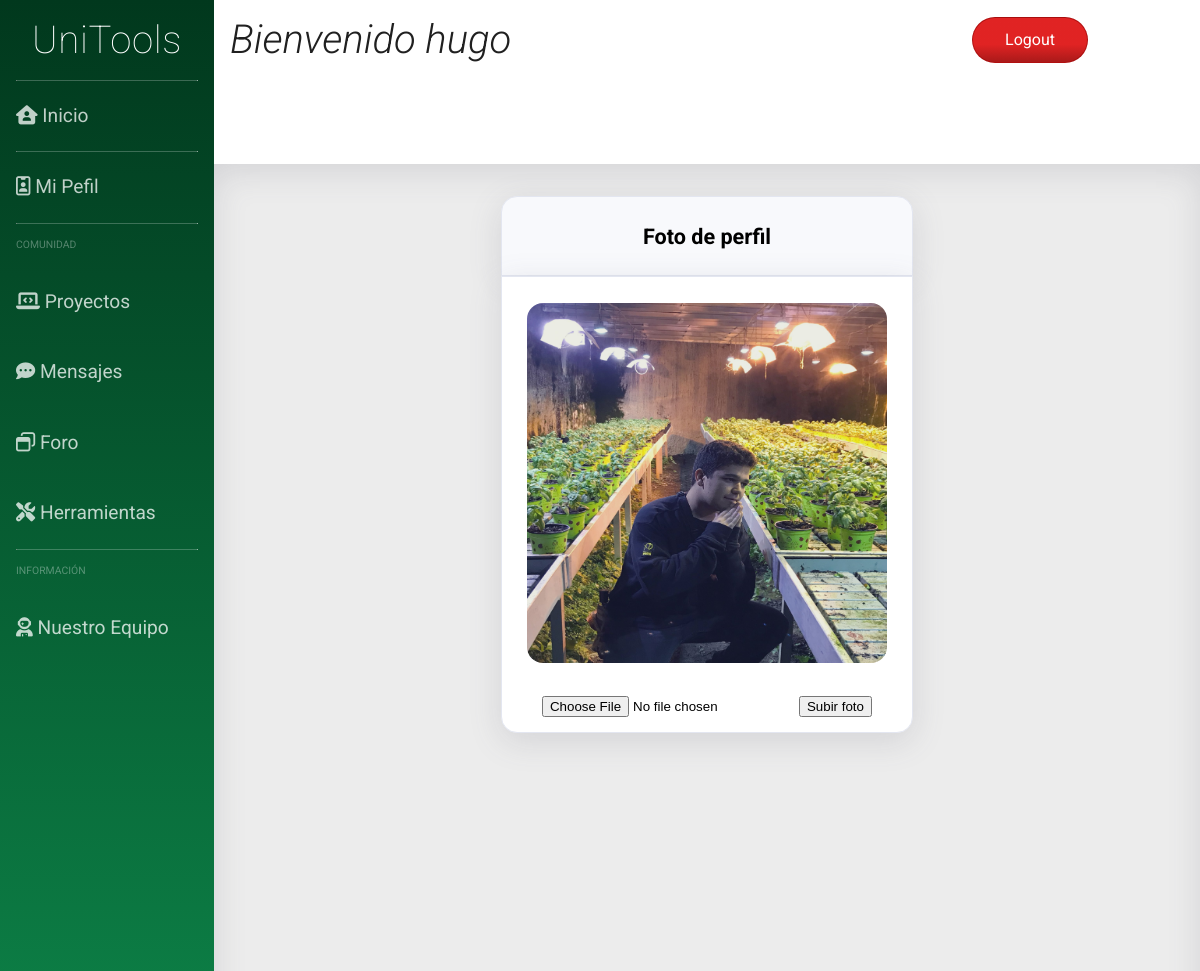
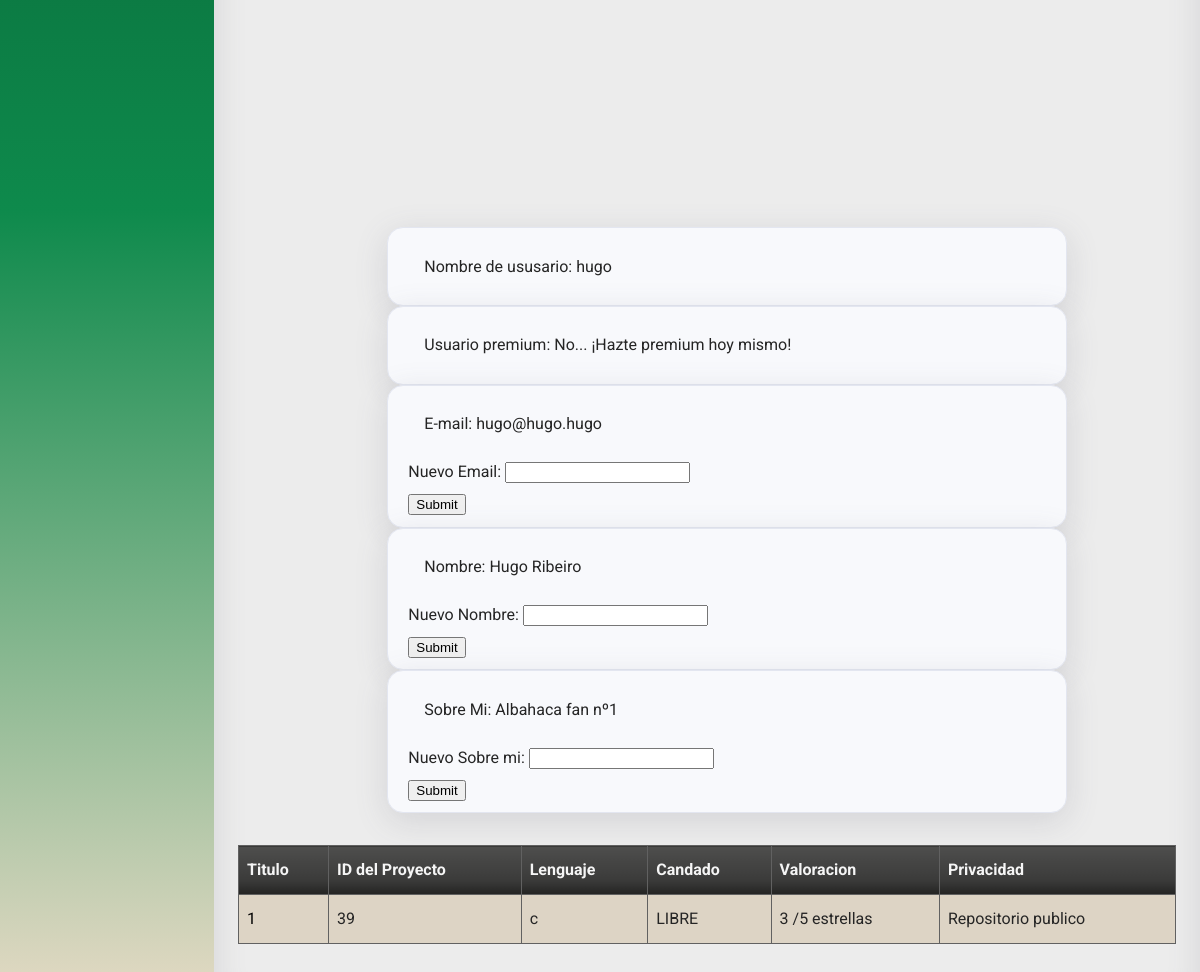
Screenshot of /perfil.php (signed in) with the database file from the repository (2 pictures, top to bottom).
### tables this page shows
CREATE TABLE `user` (
  `id_user` int(11) NOT NULL,
  `email` varchar(50) NOT NULL,
  `password` varchar(255) NOT NULL,
  `username` varchar(30) NOT NULL,
  `premium` tinyint(1) NOT NULL,
  `admin` tinyint(1) NOT NULL,
  `name` text NOT NULL,
  `aboutMe` text NOT NULL
);

CREATE TABLE `project` (
  `id` int(11) NOT NULL,
  `titulo` varchar(100) NOT NULL,
  `candado` tinyint(1) NOT NULL,
  `userId` int(11) NOT NULL,
  `estrellas` int(11) NOT NULL,
  `privado` tinyint(1) NOT NULL,
  `lenguaje` varchar(50) NOT NULL,
  `contenido` varchar(200) NOT NULL
);

### dao/dao_user.php (called while the page is built, shortened)
<?php
include_once('DAO.php');
include_once('user_class.php');
class DAOUsuario extends DAO {
	public function search_username($username){
		$sql = sprintf("SELECT * FROM user WHERE username = '" .$username. "'");
		if (!$this->ejecutarConsulta($sql))
			return null;
		else
		{
			$result = $this->ejecutarConsulta($sql);
			$user = new TOUser($result['id_user'],$result['email'],$result['password'],$result['username'],$result['premium'], $result['admin'], $result['name'], $result['aboutMe']);
			return $user;
		}
	}
}
?>

### dao/DAO.php (called while the page is built, shortened)
<?php
class DAO {
	public $conn;
	public function __construct() {
		if (!$this->conn){
			if(isset($_SESSION['admin']) && $_SESSION['admin']){
				$this->conn = mysqli_connect("localhost", "root", "", "unitoolsdb");
			}else{
				$this->conn = mysqli_connect("localhost", "Usuario", "User", "unitoolsdb");
			}
		}
	}
	public function ejecutarConsulta($query){
		$result = mysqli_query($this->conn, $query) or die($this->conn->error);
        $array = mysqli_fetch_assoc($result);
		return $array;
	}
	public function devolverConsulta($query){
		$result = mysqli_query($this->conn, $query) or die($this->conn->error);
		return $result;
	}
}
?>

### dao/user_class.php (called while the page is built, shortened)
<?php
class TOUser {
	private $email;
	private $premium;
	private $name;
	private $aboutMe;
	function __construct($userId='',$email='',$password='',$user_name='',$premium='', $admin='', $name='', $aboutMe=''){
		$this->email = $email;
		$this->premium = $premium;
		$this->name = $name;
		$this->aboutMe = $aboutMe;
	}
	public function get_email(){
		return $this->email;
	}
	public function get_premium(){
		return $this->premium;
	}
	public function get_name(){
		return $this->name;
	}
	public function get_aboutMe(){
		return $this->aboutMe;
	}
}
?>

### dao/project_class.php (called while the page is built, shortened)
<?php
class TOUproject {
	private $id;
	private $titulo;
	private $lenguaje;
  	private $candado;
	private $estrellas;
  function __construct($id='',$user='',$titulo='',$contenido='',$lenguaje='',$privado='',$candado='',$estrellas='')
  {
    $this->id = $id;
    $this->titulo = $titulo;
    $this->lenguaje = $lenguaje;
    $this->candado = $candado;
    $this->estrellas = $estrellas;
  }
  public function get_id(){
		return $this->id;
	}
	public function get_titulo(){
		return $this->titulo;
	}
	public function get_lenguaje(){
		return $this->lenguaje;
	}
  public function get_candado(){
		return $this->candado;
	}
  public function get_estrellas(){
		return $this->estrellas;
	}
 }

### dao/dao_project.php (called while the page is built, shortened)
<?php
include_once('DAO.php');
include_once('project_class.php');
class DAOproject extends DAO {
  public function show_user_projects($id){
		$sql = sprintf("SELECT * FROM project WHERE userId = $id ORDER BY id DESC");
		$query = $this->devolverConsulta($sql);
        $array = [];
        while($result = mysqli_fetch_assoc($query)){
            $proj = new TOUproject($result['id'],
            $result['userId'], $result['titulo'], $result['contenido'],
             $result['lenguaje'], $result['privado'],$result['candado'],$result['estrellas']);
            array_push($array, $proj);
        }
		return $array;
  }
}

### perfil.php (the view, shortened to what this page needs)
<?php
include_once('dao/dao_user.php');
include_once('dao/dao_project.php');
$dao_usuario = new DAOUsuario();
$userData = $dao_usuario->search_username($_SESSION['username']);
$username = $_SESSION['username'];
$premium = $userData->get_premium();
$id = $userData->get_id();
$email = $userData->get_email();
$name = $userData->get_name();
$aboutMe = $userData->get_aboutMe();
?>
<!DOCTYPE html>
<html>
<head>
  <link rel="stylesheet" type="text/css" href="css/hoja_OG.css">
  <link rel="stylesheet" type="text/css" href="css/side_OG.css">
  <link rel="stylesheet" type="text/css" href="css/cabecera_OG.css">
  <link rel="stylesheet" type="text/css" href="css/content_OG.css">
</head>
<body>
  <div class="contenedor">
    <?php
    require("includes/common/navegacion_OG.php"); ?>
    <?php
    require("includes/common/cabecera_OG.php"); ?>
    <div class="contenido">
      <div class="fb-row jc_center" id="perf_info">
        <div class="fb-col" id="perf_pic">
          <div class="t2 text-center">
            <h2>Foto de perfil</h2>
          </div>
          <div class="b2 text-center">
            <?php
            $filePath = "img/fotosPerfil/" . $_SESSION['username'] . ".jpg";
            if (file_exists($filePath)) { ?>
              <img class="profilePic round-img" alt="foto_perfil" src=" <?php echo $filePath ?>">
            <?php } else { ?>
              <img class="profilePic round-img" alt="foto_perfil" src="img/Default_user_icon.jpg">
            <?php }
            ?>
            <form action="uploadPhoto.php" method="POST" enctype="multipart/form-data">
              <input type="file" name="file">
              <button type="submit" name="submit">Subir foto</button>
            </form>
          </div>
        </div>
        <ul class="fb-col" id="perf_datos">
          <li class="field">
            <p id="p_username">Nombre de ususario: <?php echo $username ?> </p>
          </li>
          <li class="field">
            <p>Usuario premium:
              <?php
              if ($premium)
                echo " Sí";
              else {
                echo " No... ¡Hazte premium hoy mismo! ";
              }
              ?> </p>
          </li>
          <li class="field">
            <p>E-mail: <?php echo $email ?></p>
            <form action="" method="post">
              Nuevo Email: <input type="text" name="email"><br>
              <input type="submit">
            </form>
          </li>
          <li class="field">
            <p>Nombre: <?php echo $name ?></p>
            <form action="" method="post">
              Nuevo Nombre: <input type="text" name="nombre"><br>
              <input type="submit">
            </form>
          </li>
          <li class="field">
            <p>Sobre Mi: <?php echo $aboutMe ?></p>
            <form action="" method="post">
              Nuevo Sobre mi: <input type="text" name="aboutMe"><br>
              <input type="submit">
            </form>
          </li>
        </ul>
        <?php
                $dao_project = new DAOproject();
                $res = $dao_project->show_user_projects($id);
        ?>
			 <table id="prs"  class="round">
				<tr>
					<th>Titulo</th>
					<th>ID del Proyecto</th>
					<th>Lenguaje</th>
					<th>Candado</th>
					<th>Valoracion</th>
					<th>Privacidad</th>
				</tr>
		<?php
		while (!empty($res))
		{
			$curr_proj = array_shift($res);
			$project_id = $curr_proj->get_id();
			$lenguaje = $curr_proj->get_lenguaje();
			$title = $curr_proj->get_titulo();
			$candado = $curr_proj->get_candado();
			$estrellas = $curr_proj->get_estrellas();
			$priv = "Repositorio publico";
		    if ($candado == 0){
		    	$candado = "LIBRE";
		    }
		    else {
		    	$candado = "EN EDICIÓN";
		    }?>
				<tr>
				<?php
				echo '<td id="prs_link"> <a href="project.php?id=' . $project_id . '">';
				?>
						 <?php echo $title      ?> </a></td>
					<td> <?php echo $project_id ?> </td>
					<td> <?php echo $lenguaje 	?> </td>
					<td> <?php echo $candado   	?> </td>
					<td> <?php echo $estrellas 	?> /5 estrellas </td>
					<td> <?php echo $priv 	  	?></td>
				</tr>
		<?php
		}?>
				</table>
				</div>
            </div>
        </div>
</body>

### css/hoja_OG.css (style rules this page uses)
html, body { height: 100%; min-height: 100%; margin: 0; font-size: 1rem; line-height: 2; text-align: left; font-family: "Roboto", sans-serif; overflow: hidden; }
.contenedor { display: grid; grid-gap: 0; grid-template-columns: [c1] 1fr [c2] 5.5fr; grid-template-rows: [r1] 1fr [r2] 11fr; width: auto; height: auto; min-width: 100%; min-height: 100%; background-color: #fff; color: #000000; }
a { text-decoration: none; }
.fb-col { display: flex; flex-direction: column; }
.fb-row { display: flex; flex-flow: row wrap; padding-left: 0; }
.field { border-radius: 1rem; border: 1px solid #e3e6f0; padding: 0.4rem 1.25rem; margin-bottom: 0; background-color: #f8f9fc; box-shadow: 0 0.5rem 2rem 0 rgba(96, 98, 114, 0.178); }
.t2 { border: 1px solid #e3e6f0; padding: 0.1rem 1rem; margin-bottom: 0; border-bottom: 1px solid #e3e6f0; border-top-left-radius: 1rem; border-top-right-radius: 1rem; border-bottom-left-radius: 0; border-bottom-right-radius: 0; font-size: 90%; background-color: #f8f9fc; color: #000; box-shadow: 0 0.5rem 2rem 0 rgba(96, 98, 114, 0.178); }
.b2 { border: 1px solid #e3e6f0; padding: 0.6rem 1.25rem; background-color: white; border-radius: 1rem; font-size: 100%; border-bottom-left-radius: 1rem; border-bottom-right-radius: 1rem; border-top-left-radius: 0; border-top-right-radius: 0; color: #000; box-shadow: 0 0.5rem 2rem 0 rgba(96, 98, 114, 0.178); }
table { width: 100%; margin: 1rem 0 2rem 0; }
table, th, td { border: 1px solid rgb(97, 97, 97); border-collapse: collapse; }
th, td { text-align: left; padding: 0.5rem; }
th { background-color: #3b3b3a; color: whitesmoke; background-image: linear-gradient( 180deg, #4e4e4d 0%, #3b3b3a 70%, #242423 100% ); }
tr:nth-child(even) { background-color: #ddd4c5; border-radius: 5rem; }
tr:nth-child(odd) { background-color: #cec1ac; }
.text-center { text-align: center; }
.jc_center { justify-content: center; }
.profilePic { width: 360px; height: 360px; }

### css/content_OG.css (style rules this page uses)
* { box-sizing: border-box; }
.contenido { grid-column: c2; grid-row: r2; background-color: rgb(236, 236, 236); color: rgb(37, 37, 37); padding-top: 0px; margin: 0; max-height: 92vh; overflow-y: scroll; width: 100%; padding-bottom: 100px; box-shadow: inset 0 0.5rem 2rem 0 rgba(96, 98, 114, 0.178); }
ul { list-style: none; }
#perf_info { margin: 2rem 1.5rem 0; }
#perf_pic { height: 47vh; }
#perf_pic h2 { margin: 1rem 0; }
#perf_pic img { border-radius: 1rem; margin: 1rem 0.3rem; }
#perf_datos { margin-top: 5rem; width: 80ch; }
#perf_datos p { padding-left: 1rem; }
#prs_link { padding: 0; }
#prs_link a { display: block; color: black; height: 3rem; padding: 0.5rem 0 0 0.5rem; }

### rows the page displays
user: email "hugo@hugo.hugo", name "Hugo Ribeiro", aboutMe "Albahaca fan nº1"
project: titulo "1", id "39", lenguaje "c", candado "LIBRE", estrellas "3", priv "Repositorio publico"

### other values shown
$_SESSION["username"] "hugo"
$username "hugo"
